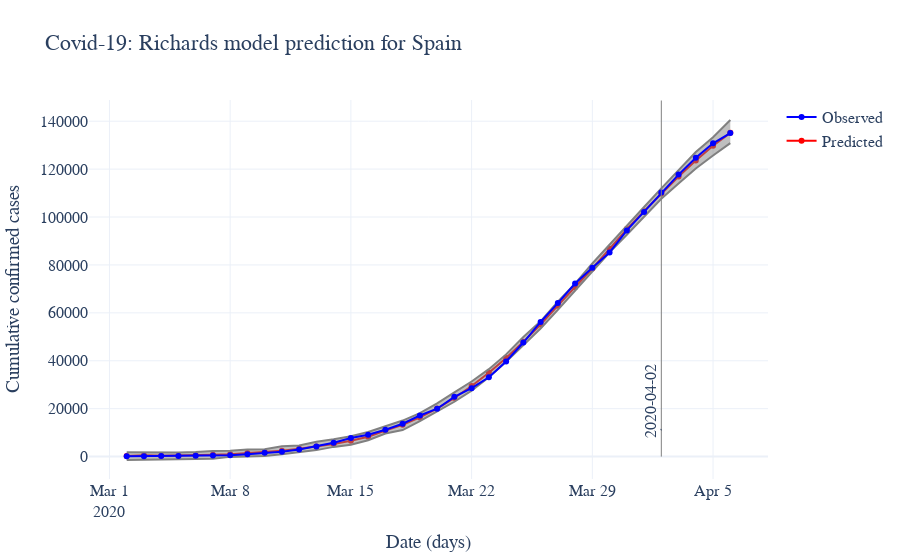

Write notebook code for a chart like this one.
### Code cell
# Covid-19: Richards model prediction for Spain
ymax_limit = max(df.acumulado_pred.max(),df.acumulado.max())*1.10
yref_ycoord = min(df.acumulado_pred.median(),df.acumulado.median())*0.6
date_max_plot = '2020-04-02' #str(df.date.values[len(df.dropna().acumulado.values)-1])[:10] # default value
fig = go.Figure(layout={'title': 'Covid-19: Richards model prediction for Spain',
                        'xaxis_title': "Date (days)", 'yaxis_title': "Cumulative confirmed cases",
                        'font': {'family': 'Courier', 'size': 16}})
fig.add_trace(go.Scatter(x=df.date, y=df.acumulado_pred, 
                         fill=None, mode='markers+lines', line_color='red', name="Predicted"))
fig.add_trace(go.Scatter(x=df.date, y=df.acumulado_pred_lower, 
                         fill=None, mode='lines', line_color='gray', showlegend=False))
fig.add_trace(go.Scatter(x=df.date, y=df.acumulado_pred_upper,
    fill='tonexty', # fill area between trace0 and trace1
    mode='lines', line_color='gray', showlegend=False))
fig.add_trace(go.Scatter(x=df.date, y=df.acumulado, 
                         fill=None, mode='markers+lines', line_color='blue', name="Observed"))
# Line Vertical
fig.add_shape(dict(type="line", x0=date_max_plot, y0=0, x1=date_max_plot, y1=ymax_limit, 
                   line=dict(color="gray", width=1)))
fig.update_layout(annotations=[dict(x=date_max_plot, y=yref_ycoord, xref="x", text=date_max_plot, textangle=-90)])
fig.update_layout(yaxis_tickformat = '6.0f')
fig.layout.template = 'plotly_white'
py.plot(fig, filename='results/Spain/comulative_pred.html',validate=False)
fig.show()
